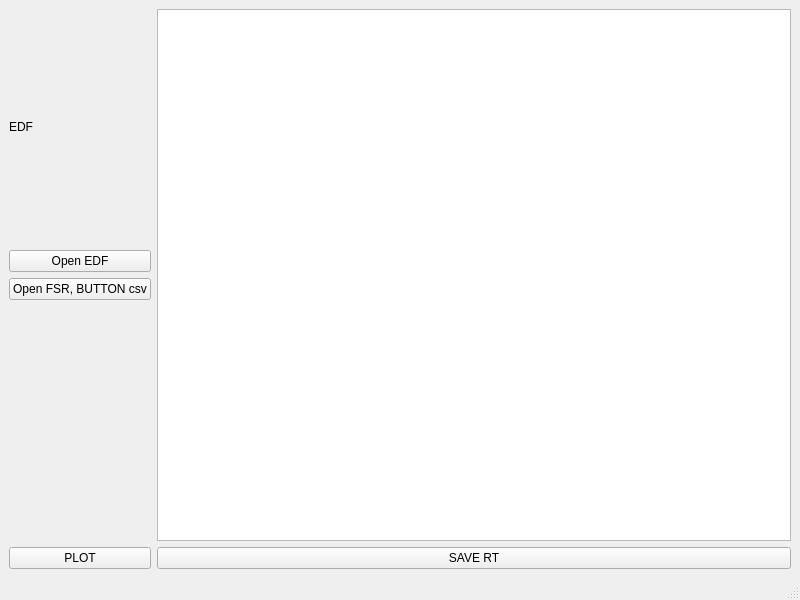
<?xml version="1.0" encoding="UTF-8"?>
<ui version="4.0">
 <class>MainWindow</class>
 <widget class="QMainWindow" name="MainWindow">
  <property name="geometry">
   <rect>
    <x>0</x>
    <y>0</y>
    <width>800</width>
    <height>600</height>
   </rect>
  </property>
  <property name="windowTitle">
   <string>MainWindow</string>
  </property>
  <widget class="QWidget" name="centralwidget">
   <layout class="QGridLayout" name="gridLayout">
    <item row="0" column="0">
     <layout class="QVBoxLayout" name="verticalLayout_2">
      <item>
       <widget class="QLabel" name="label">
        <property name="text">
         <string>EDF</string>
        </property>
       </widget>
      </item>
      <item>
       <widget class="QPushButton" name="pushButtonFile">
        <property name="text">
         <string>Open EDF</string>
        </property>
       </widget>
      </item>
      <item>
       <widget class="QPushButton" name="pushButtonOpenCsv">
        <property name="text">
         <string>Open FSR, BUTTON csv</string>
        </property>
       </widget>
      </item>
      <item>
       <widget class="QLabel" name="labelEDFFile">
        <property name="maximumSize">
         <size>
          <width>400</width>
          <height>16777215</height>
         </size>
        </property>
        <property name="focusPolicy">
         <enum>Qt::WheelFocus</enum>
        </property>
        <property name="text">
         <string/>
        </property>
        <property name="wordWrap">
         <bool>true</bool>
        </property>
       </widget>
      </item>
      <item>
       <widget class="QPushButton" name="pushButtonPlot">
        <property name="text">
         <string>PLOT</string>
        </property>
       </widget>
      </item>
     </layout>
    </item>
    <item row="0" column="1">
     <layout class="QVBoxLayout" name="verticalLayout">
      <item>
       <widget class="QTableView" name="tableView"/>
      </item>
      <item>
       <widget class="QPushButton" name="pushButtonSaveRtToFile">
        <property name="text">
         <string>SAVE RT</string>
        </property>
       </widget>
      </item>
     </layout>
    </item>
   </layout>
  </widget>
  <widget class="QMenuBar" name="menubar">
   <property name="geometry">
    <rect>
     <x>0</x>
     <y>0</y>
     <width>800</width>
     <height>24</height>
    </rect>
   </property>
  </widget>
  <widget class="QStatusBar" name="statusbar"/>
 </widget>
 <resources/>
 <connections/>
</ui>
